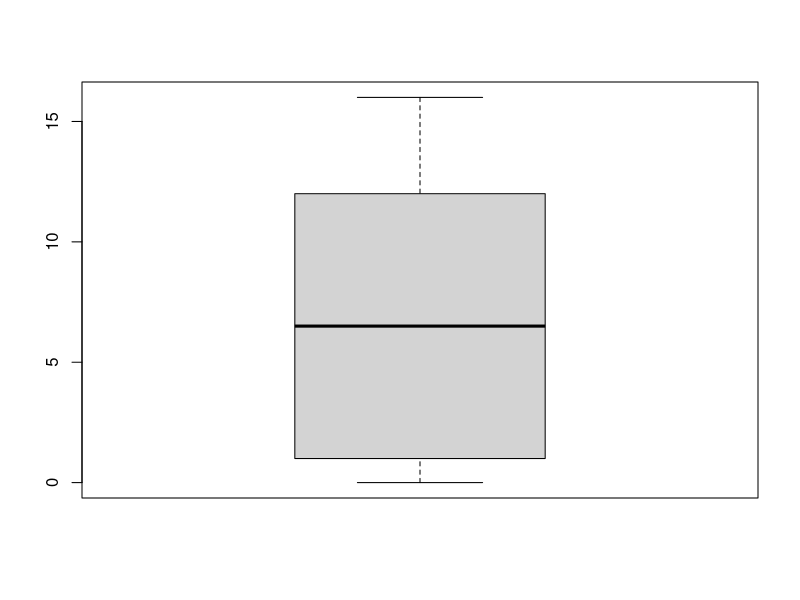
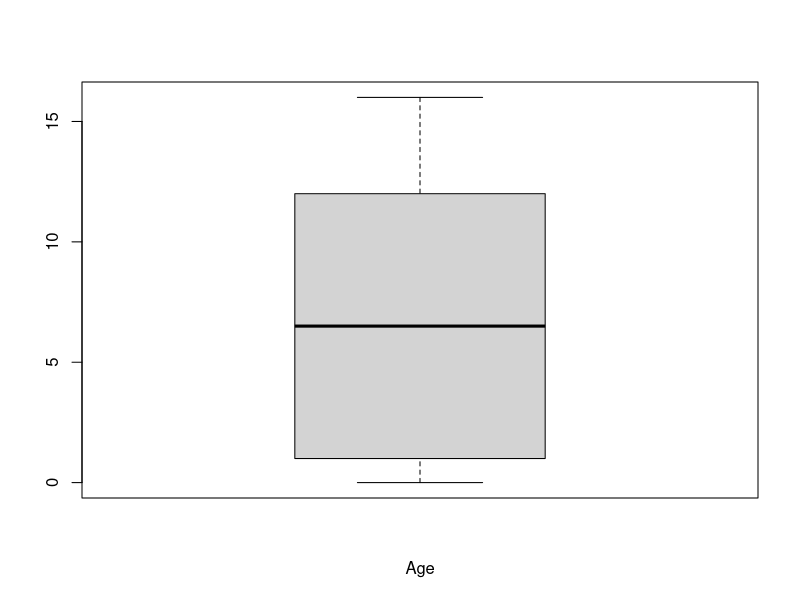
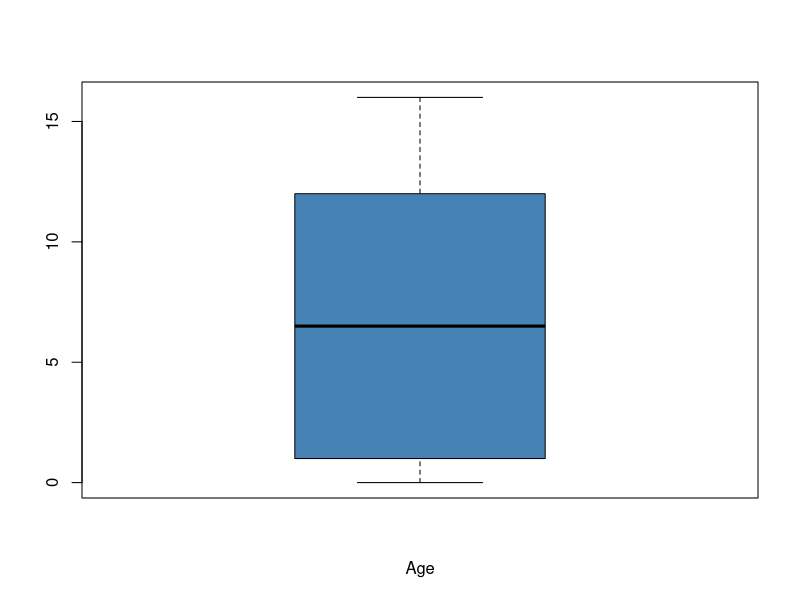
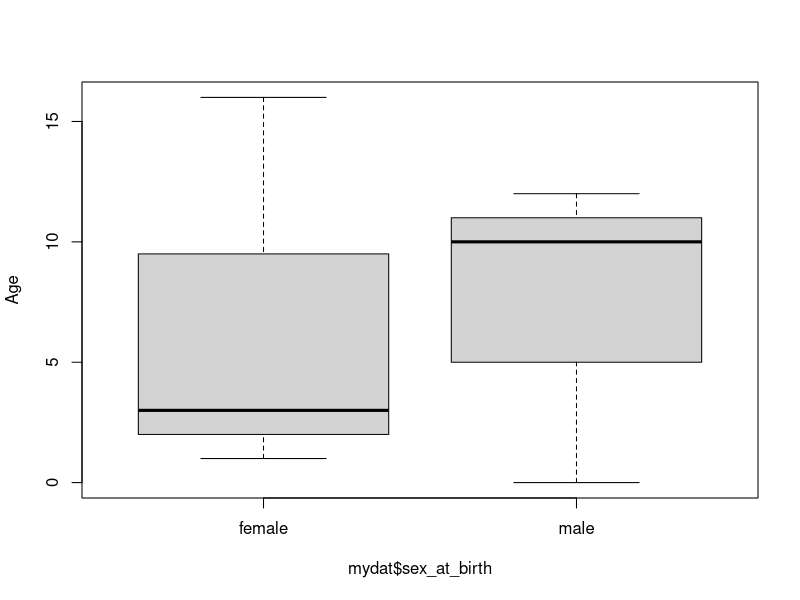
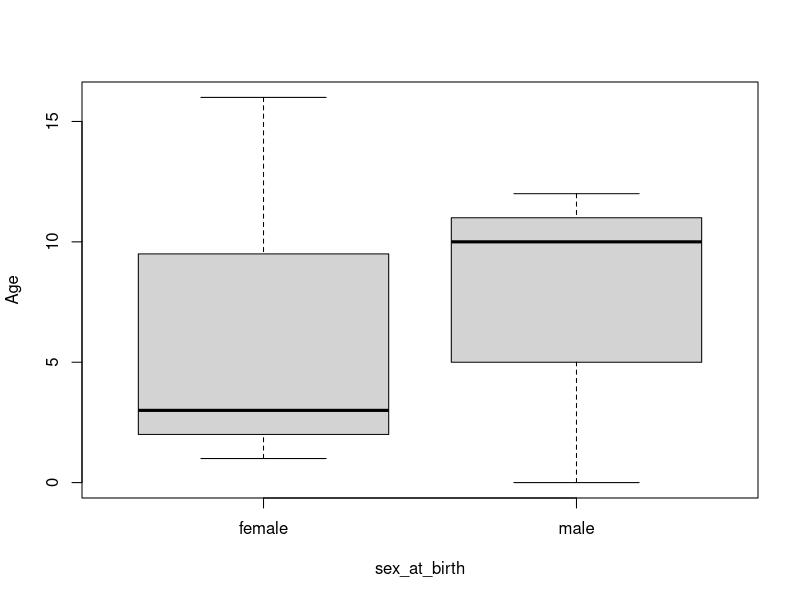
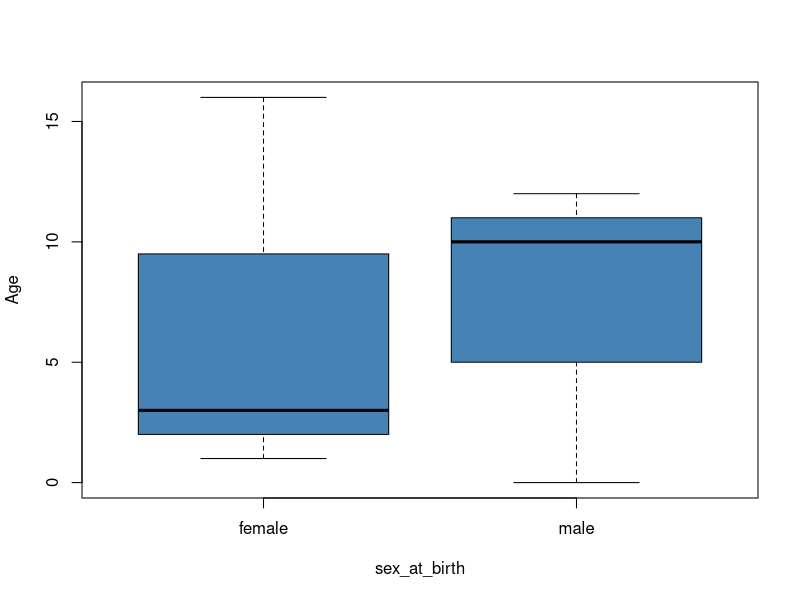
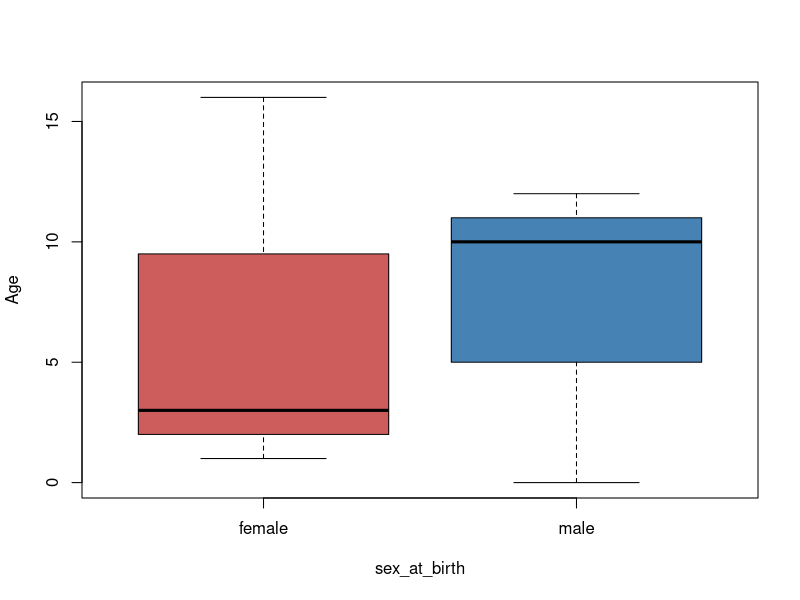
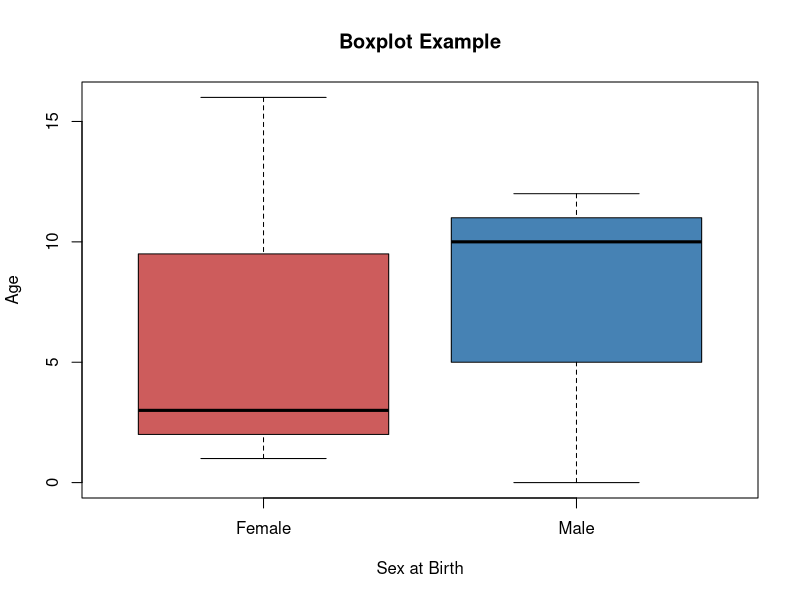

These charts were generated, in order, by the following R code: (Note: this script raises an error after producing the figures.)
## ---- chunk 1
knitr::opts_chunk$set(echo = TRUE)
## ---- chunk 2
sex_at_birth <- c("male", "male", "female", "male", "female", "female")
age <- c(10, 12, 3, 0, 1, 16)
cbl_score <- c(50, 39, 48, 54, 70, 55)
dep_score <- c(40, 29, 37, 44, 60, 45)
total_score <- cbl_score + dep_score
mydat <- data.frame(sex_at_birth, age, cbl_score, dep_score, total_score)
View(mydat)
## ---- chunk 3
boxplot(mydat$age)
## ---- chunk 4
boxplot(mydat$age, xlab = "Age")
## ---- chunk 5
boxplot(mydat$age, xlab = "Age", col = "steelblue")
## ---- chunk 6
boxplot(mydat$age ~ mydat$sex_at_birth,  ylab="Age")
## ---- chunk 7
boxplot(age ~ sex_at_birth, data=mydat, ylab="Age")
boxplot(age ~ sex_at_birth, data=mydat, ylab="Age", col="steelblue")
boxplot(age ~ sex_at_birth, data=mydat, ylab="Age", col=c("indianred", "steelblue"))
boxplot(age ~ sex_at_birth, 
        data=mydat, 
        ylab="Age", xlab = "Sex at Birth",
        col=c("indianred", "steelblue"),
        names = c("Female", "Male"),
        main = "Boxplot Example")
## ---- chunk 8
plot(mydat$cbl_score, mydat$dep_score)
## ---- chunk 9
plot(cbl_score ~ dep_score, data=mydat, pch=19, ylab="Depressive Symptoms", 
     xlab="Child Behavior Symptoms", las=1)
## ---- chunk 10
plot(1:25,rep(1,25),pch=1:25)
## ---- chunk 11
plot(cbl_score ~ dep_score, 
     data=mydat, pch=19, col="blue", 
     ylab="Depressive Symptoms", 
     xlab="Child Behavior Symptoms", 
     las=3, 
     main = "Scatterplot Example")
## ---- chunk 12
plot(cbl_score ~ dep_score, data=mydat, pch=19, 
     col=as.factor(sex_at_birth), 
     ylab="Depressive Symptoms", 
     xlab="Child Behavior Symptoms", las=1)  


## ---- chunk 13
(mydat$sex_at_birth <- as.factor(mydat$sex_at_birth))

plot(cbl_score ~ dep_score, data=mydat, pch=19, 
     col=sex_at_birth, 
     ylab="Depressive Symptoms", 
     xlab="Child Behavior Symptoms", las=1)  
## ---- chunk 14
plot(cbl_score ~ dep_score, data=mydat, pch=19, 
     col = c("violet", "blue")[as.factor(mydat$sex_at_birth)], 
     ylab="Depressive Symptoms", 
     xlab="Child Behavior Symptoms", las=1, 
     main = "Scatterplot Example")  
legend(30,70,c("Female","Male"),col=c("violet", "blue"),pch=19)
abline(h=mean(mydat$cbl_score),v=mean(mydat$dep_score))
## ---- chunk 15
plot(cbl_score ~ dep_score, data=mydat, pch=19, 
     col = c("blue", "violet")[mydat$sex_at_birth], 
     ylab="Depressive Symptoms", 
     xlab="Child Behavior Symptoms", las=1, cex = 1.5,
     main = "Scatterplot Example")  
legend(30,70,c("Female","Male"),col=c("blue", "violet"),pch=19)
abline(h=mean(mydat$cbl_score),v=mean(mydat$dep_score))
## ---- chunk 16
c("blue", "violet")[mydat$sex_at_birth]
mydat$sex_at_birth
## ---- chunk 17

hist(mydat$age) 
# in the R console type ?hist to bring up the help screen
# fancy the hist of age

table(mydat$sex_at_birth)
barplot(table(mydat$sex_at_birth),ylim=c(0,5), ylab="percent",main="Barplot of Gender")
## ---- chunk 18
write.csv(mydat, "mydat.csv")

## ---- chunk 19
getwd()
## ---- chunk 20
mydat <- read.csv("mydat.csv")
